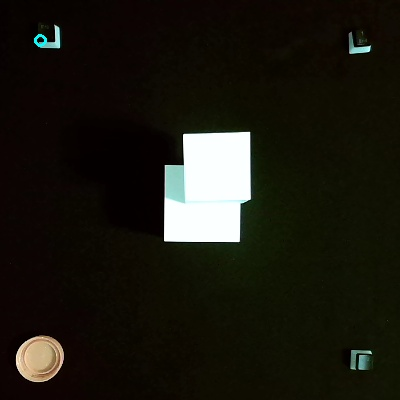
#> input picture Vision/ Top_left.jpg, 400 x 400 px, given in place of the camera
$ python vision.py
#> lines starting #> are read from the running program, lines starting #| are printed output that depends on the picture; after the words box and inside, x2 and y2 are one past the last pixel; in counts of white or black regions, pixels touching at a corner belong together
import cv2
import numpy as np
import cv2.aruco as aruco

cap = cv2.VideoCapture(0)

# Explicitly reset all camera properties to defaults
cap.set(cv2.CAP_PROP_AUTO_EXPOSURE, 1)      # Enable auto exposure
cap.set(cv2.CAP_PROP_EXPOSURE, -1)          # Reset to default exposure
cap.set(cv2.CAP_PROP_GAIN, 0)               # Reset gain
cap.set(cv2.CAP_PROP_BRIGHTNESS, -1)        # Reset brightness
cap.set(cv2.CAP_PROP_CONTRAST, -1)          # Reset contrast
cap.set(cv2.CAP_PROP_SATURATION, -1)        # Reset saturation

aruco_dict = aruco.getPredefinedDictionary(aruco.DICT_4X4_50)
parameters = aruco.DetectorParameters()
board = aruco.GridBoard((4, 4), 0.04, 0.01, aruco_dict)
detector = aruco.ArucoDetector(aruco_dict, parameters)
source_points = []
marker_3_corners = None
if not cap.isOpened():
	print('Error')
else:
	print('Webcam Found')

ret, frame = cap.read()
#> frame is the input picture: shape (400, 400, 3); mean B, G, R 17.4, 25.8, 27.7
print(frame.shape)
#| (400, 400, 3)
start_x, start_y = 0, 0
end_x, end_y = 640, 400
cropped_tags = frame[start_y:end_y, start_x:end_x]
cropped = frame[start_y:end_y, start_x:end_x]
print(cropped.shape)
#| (400, 400, 3)

camera_height_mm = 736.6 # measured camera height above the marker plane
cube_height_mm = 45.0    # measured cube height
camera_height_m = camera_height_mm / 1000.0
cube_com_height_m = (cube_height_mm / 1000.0) / 2.0
fx_est = cropped.shape[1]
#> fx_est = 400
fy_est = cropped.shape[1]
#> fy_est = 400
cx = cropped.shape[1] / 2.0
#> cx = 200
cy = cropped.shape[0] / 2.0
#> cy = 200
camera_matrix = np.array([[fx_est, 0, cx], [0, fy_est, cy], [0, 0, 1]], dtype=np.float64)
dist_coeffs = np.zeros((5, 1), dtype=np.float64)
board_rvec = None
board_tvec = None


# [18 lines left out: function pixel_to_world_height, not called in this run]

corners, ids, rejected = detector.detectMarkers(cropped)
#> corners = (); ids = None; rejected = ([[249, 131], [240, 241], [165, 242], [182, 134]], [[348, 346], [376, 347], [371, 372], [346, 372]], [[183, 168], [184, 203], [174, 199], [176, 176]])
orig_corners, orig_ids = corners, ids
#> orig_corners = ()
orig_display = cropped.copy()
source_points = [None, None, None, None]

corner_indices = {
    'top-right': 0,
    'top-left': 1,
    'bottom-left': 2,
    'bottom-right': 3,
}

corner_modes = {
    0: 'bottom-left',
    1: 'bottom-right',
    2: 'top-right',
    3: 'top-left',
}

# [15 lines left out: function choose_corner_by_position, not called in this run]

if orig_ids is not None:
    # Sort markers by ID for stable ordering
    order = np.argsort(orig_ids.flatten())
    orig_ids = orig_ids[order]
    orig_corners = [orig_corners[i] for i in order]
    print(f"Detected {len(orig_ids)} tags: {orig_ids.flatten()}")
    orig_display = aruco.drawDetectedMarkers(cropped.copy(), orig_corners, orig_ids)

    marker_3_corners = None
    for idx, marker_id in enumerate(orig_ids.flatten()):
        marker_id = int(marker_id)
        if marker_id == 3:
            marker_3_corners = np.array(orig_corners[idx], dtype=np.float32).reshape((4, 2))
        if marker_id in corner_modes:
            mode = corner_modes[marker_id]
            marker_corners = orig_corners[idx].reshape((4, 2))
            selected_index = choose_corner_by_position(marker_corners, mode)
            pt = tuple(marker_corners[selected_index].astype(int))
            source_points[corner_indices[mode]] = pt
            cv2.circle(orig_display, pt, 6, (0, 255, 0), -1)
            cv2.putText(orig_display, f"ID{marker_id}", (pt[0] + 5, pt[1] - 10),
                        cv2.FONT_HERSHEY_SIMPLEX, 0.5, (0, 255, 0), 2)

    print(f"Selected source points: {source_points}")
    cv2.imwrite('aruco_markers.jpg', orig_display)

    if len(orig_ids) > 0:
        retval, board_rvec, board_tvec = aruco.estimatePoseBoard(orig_corners, orig_ids, board, camera_matrix, dist_coeffs, None, None)
        if retval:
            print(f"Board pose estimated: rvec={board_rvec.ravel()}, tvec={board_tvec.ravel()}")
        else:
            print("Board pose estimation failed")

analysis_img = cropped
analysis_name = 'cropped'

if None not in source_points:
    # [11 lines left out: function perimeter_color, not called in this run]

    src_pts = np.array(source_points, dtype=np.float32)
    dst_pts = np.array([
        [640, 0],   # top-right
        [0, 0],     # top-left
        [0, 400],   # bottom-left
        [640, 400]  # bottom-right
    ], dtype=np.float32)

    H = cv2.getPerspectiveTransform(src_pts, dst_pts)
    warped = cv2.warpPerspective(cropped, H, (640, 400))
    cv2.imwrite('warped.jpg', warped)

    cleaned = warped.copy()
    for corners in orig_corners:
        pts = np.array(corners, dtype=np.float32).reshape(-1, 1, 2)
        warped_pts = cv2.perspectiveTransform(pts, H).reshape(-1, 2).astype(np.int32)
        x, y, w, h = cv2.boundingRect(warped_pts)
        padding = 80
        x1 = max(x - padding, 0)
        y1 = max(y - padding, 0)
        x2 = min(x + w + padding, warped.shape[1])
        y2 = min(y + h + padding, warped.shape[0])

        fill_color = perimeter_color(warped, x1, y1, x2, y2, pad=12)
        cleaned[y1:y2, x1:x2] = fill_color

    # [26 lines left out: function remove_claw, not called in this run]

    remove_claw(cleaned)
    cv2.imwrite('warped_cleaned.jpg', cleaned)

    analysis_img = cleaned
    analysis_name = 'warped_cleaned'
else:
    print('Not enough valid source points for homography; skipping warp.')

hsv = cv2.cvtColor(analysis_img, cv2.COLOR_BGR2HSV)
#> hsv: shape (400, 400, 3); mean H, S, V 25.1, 207.6, 29.4

mask = cv2.inRange(hsv, (0, 0, 50), (180, 255, 255))
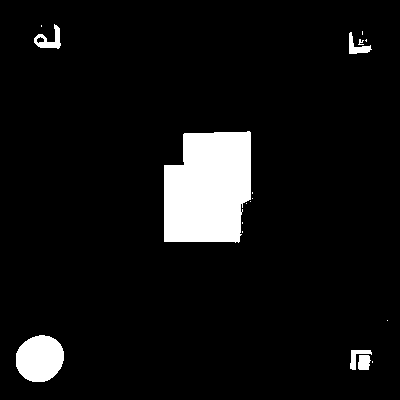
#> mask: shape (400, 400); 7% white; 18 white regions (11 under 20 px), largest, box (x1, y1, x2, y2) and area: (164, 131, 251, 243) 8517, (16, 335, 64, 382) 1778, (34, 24, 61, 49) 285
blur = cv2.GaussianBlur(mask, (5, 5), 0)
M = cv2.moments(blur)
#> M = moments, m00 2846337, centre m10/m00, m01/m00 = (184.6, 213.4)
if M.get('m00', 0) != 0:
    cX = int(M['m10'] / M['m00'])
#> cX = 184
    cY = int(M['m01'] / M['m00'])
#> cY = 213
else:
    cX, cY = 0, 0

# Signed coordinates relative to top-center origin with inverted x-axis
origin_x = analysis_img.shape[1] // 2
#> origin_x = 200
origin_y = 0
relative_x = origin_x - cX
#> relative_x = 16
relative_y = cY - origin_y
#> relative_y = 213

# Convert pixel coordinates to millimeters using ArUco tag ID 3 top-left to top-right distance
pixel_scale_mm = None
if marker_3_corners is not None:
    # choose top-left and top-right based on x-coordinate order
    sorted_indices = np.argsort(marker_3_corners[:, 0])
    left_idx, right_idx = sorted_indices[0], sorted_indices[-1]
    top_pair = sorted([left_idx, right_idx], key=lambda i: marker_3_corners[i, 1])
    tl = marker_3_corners[top_pair[0]]
    tr = marker_3_corners[top_pair[1]]
    pixel_distance = np.linalg.norm(tr - tl)
    if pixel_distance > 0:
        pixel_scale_mm = 24.75 / pixel_distance
        print(f"Scale: {pixel_scale_mm:.4f} mm/pixel from tag 3 top edge")
    else:
        print("Warning: pixel distance for tag 3 top edge is zero")
else:
    print("Warning: tag ID 3 not detected; cannot compute mm scale")

if pixel_scale_mm is not None:
    relative_x_mm = (relative_x * pixel_scale_mm)
    relative_y_mm = (relative_y * pixel_scale_mm) - 45
    print(f"Signed COM relative to bottom-center in mm: (x={relative_x_mm:.2f}, y={relative_y_mm:.2f})")
    relative_x_in = relative_x_mm / 25.4
    relative_y_in = relative_y_mm / 25.4
    print(f"Signed COM relative to bottom-center in inches: (x={relative_x_in:.2f}, y={relative_y_in:.2f})")
else:
    relative_x_mm = None
    relative_y_mm = None

COM = cv2.circle(analysis_img.copy(), (cX, cY), 5, (0, 0, 255), 2)
coord_img = analysis_img.copy()
axis_color = (0, 255, 255)
origin_pt = (origin_x, origin_y)
#> origin_pt = (200, 0)
cv2.line(coord_img, (origin_x, 0), (origin_x, coord_img.shape[0] - 1), axis_color, 2)
cv2.line(coord_img, (0, origin_y), (coord_img.shape[1] - 1, origin_y), axis_color, 2)
cv2.circle(coord_img, origin_pt, 5, (0, 255, 0), -1)
#> coord_img: shape (400, 400, 3); mean B, G, R 16.8, 28.3, 30.2
cv2.circle(coord_img, (cX, cY), 6, (0, 0, 255), -1)
#> coord_img: shape (400, 400, 3); mean B, G, R 16.6, 28.2, 30.2
cv2.line(coord_img, origin_pt, (cX, cY), (255, 255, 255), 1, cv2.LINE_AA)
cv2.putText(coord_img, f'Origin (top-center)', (10, 20), cv2.FONT_HERSHEY_SIMPLEX, 0.5, axis_color, 2)
cv2.putText(coord_img, f'COM: ({cX}, {cY})', (10, 40), cv2.FONT_HERSHEY_SIMPLEX, 0.5, (0, 0, 255), 2)
cv2.putText(coord_img, f'x={relative_x}, y={relative_y} (x-left positive)', (10, 60), cv2.FONT_HERSHEY_SIMPLEX, 0.5, (255, 255, 255), 2)
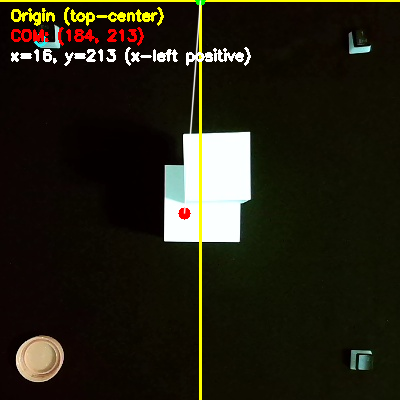
#> coord_img: shape (400, 400, 3); mean B, G, R 19.1, 32.1, 35.4

Middle = cv2.circle(cropped.copy(), (cropped.shape[1] // 2, cropped.shape[0] // 2), 5, (255, 0, 0), 2)
Bottom_left = cv2.circle(cropped.copy(), (40, cropped.shape[0]-40), 5, (0, 255, 0), 2)
Top_left = cv2.circle(cropped.copy(), (40, 40), 5, (255, 255, 0), 2)
Bottom_right = cv2.circle(cropped.copy(), (cropped.shape[1]-40, cropped.shape[0]-40), 5, (255, 0, 255), 2)
Top_right = cv2.circle(cropped.copy(), (cropped.shape[1]-40, 40), 5, (0, 255, 255), 2)
top_row = cv2.hconcat([Top_left, Top_right])
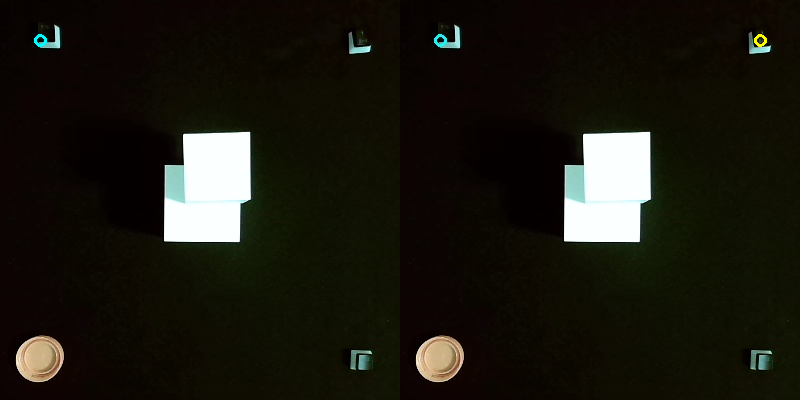
#> top_row: shape (400, 800, 3); mean B, G, R 17.4, 25.8, 27.7
bottom_row = cv2.hconcat([Bottom_left, Bottom_right])
Corners_combined = cv2.vconcat([top_row, bottom_row])
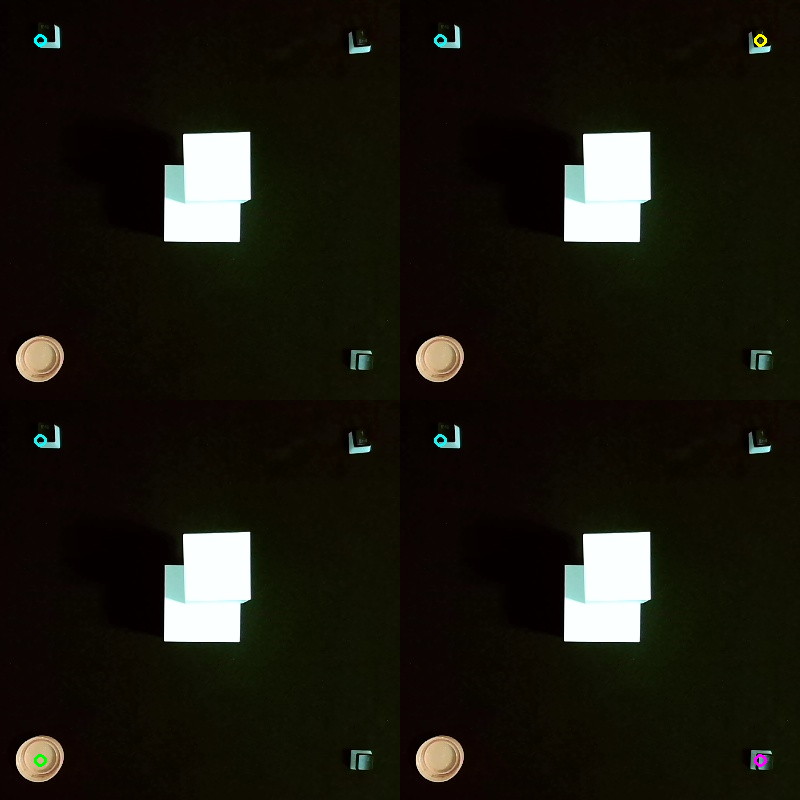
#> Corners_combined: shape (800, 800, 3); mean B, G, R 17.4, 25.8, 27.7

print(f"Center: ({cX}, {cY})")
#| Center: (184, 213)
print(f"Signed COM relative to bottom-center: (x={relative_x}, y={relative_y})")
#| Signed COM relative to bottom-center: (x=16, y=213)
cv2.imwrite('cropped_image.jpg', cropped)
cv2.imwrite('hsv.jpg', hsv)
cv2.imwrite('Testimg.jpg', frame)
cv2.imwrite('blur.jpg', blur)
cv2.imwrite('mask.jpg', mask)
cv2.imwrite('Center_of_Mass.jpg', COM)
cv2.imwrite('Middle.jpg', Middle)
cv2.imwrite('Bottom_left.jpg', Bottom_left)
cv2.imwrite('Top_left.jpg', Top_left)
cv2.imwrite('Bottom_right.jpg', Bottom_right)
cv2.imwrite('Top_right.jpg', Top_right)
cv2.imwrite('Corners.jpg', Corners_combined)
cv2.imwrite('coord_img.jpg', coord_img)
cap.release()
